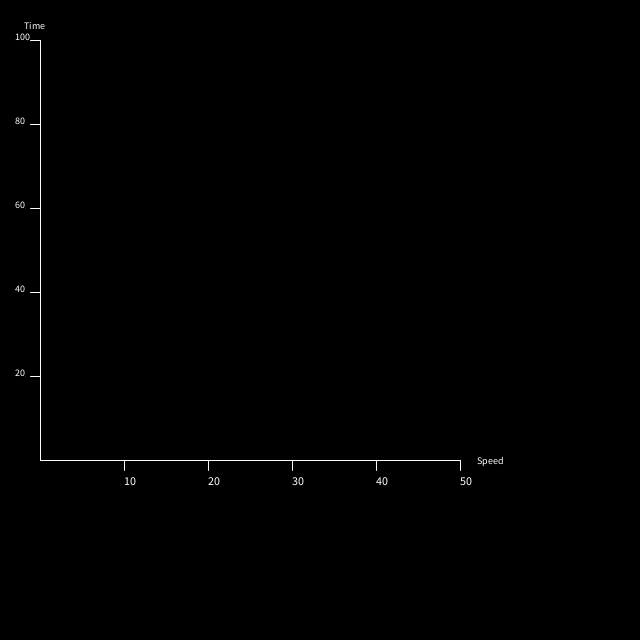
Frame 1 (no input)
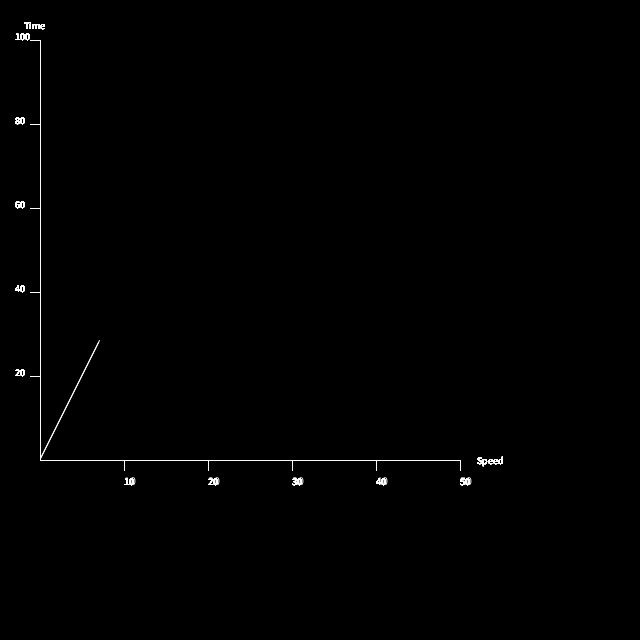
Frame 60 (the mouse pressed at the canvas centre just before this capture)
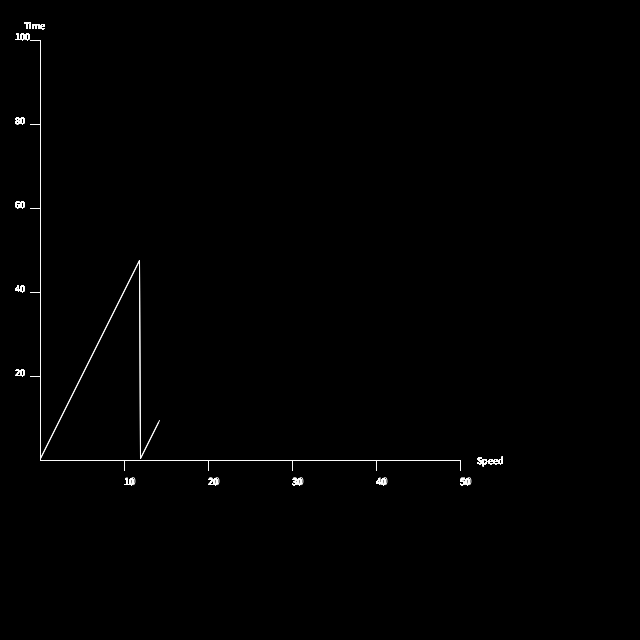
Frame 120 (the mouse held since frame 60 and released just before this capture)

The Processing sketch that drew these frames (run headless with seeded random() and noise(); from frame 60 on, the mouse is pressed at the canvas centre):

// Processing sketch: graphTest
// ── graphTest.pde
LineGraph graph;
void setup()
{
 size(640,640);
 background(0,0,0);
 this.graph = new LineGraph(0, 0, 500, "Speed", 0, 50, "Time", 0, 100);
  
} 
void draw()
{
  this.graph.incrementCounter();
  this.graph.drawGraph();
}



// ── LineGraph.pde

public class LineGraph {
  private int x; //represents the 0 x-coordinate of the graph
  private int y; //represents the 0 y-coordinate of the graph
  private int sideLength; //represents the length of the sides of the graph -- min_length is 300px
  String firstParameter;
  int fPmin; // represents the first parameter's min value
  int fPmax;
  String secondParameter;
  int sPmin;
  int sPmax;
  ArrayList xValues = new ArrayList();
  ArrayList yValues = new ArrayList();
  Point[] points;
  int pointCounter;
  int counter;
  boolean move = false;
  int wide;             // Width of window
  int high;             // Height of window
  float border = 40;    // Size of border
  float lb;             // Left border
  float rb;             // Right border
  float bb;             // Bottom border
  float tb;             // Top borders


  public LineGraph(int x, int y, int sideLength, String firstParameter, int fPmin, int fPmax, String secondParameter, int sPmin, int sPmax) {
    this.x = x;
    this.y = y;
    this.sideLength = sideLength;
    this.firstParameter = firstParameter;
    this.fPmin = fPmin;
    this.fPmax = fPmax;
    this.secondParameter = secondParameter;
    this.sPmin = sPmin;
    this.sPmax = sPmax;
    if (this.sideLength<300)
      this.sideLength = 300;
    wide = this.sideLength;
    high = this.sideLength; 
    lb = border;         
    rb = wide - border;  
    bb = high - border;  
    tb = border;         
    points = new Point[sideLength];
  }
  public void drawGraph() {
    xAxis(firstParameter, lb, bb, rb);
    yAxis(secondParameter, lb, bb, tb);
    pointsReady();
    plot();
  }
  public void frame () {
    noStroke();
    pushStyle();
    fill(50);
    rect(0, 0, width, border);    // Top mask
    rect(0, bb, width, border);   // Bottom mask
    rect(0, 0, border, height);   // Left mask
    rect(rb, 0, border, height);  // Right mask
    popStyle();
  }
  void xAxis (String axisTitle, float xl, float y, float xr) {
    pushStyle();
    stroke(250);
    //strokeWeight(2);
    line(this.x+xl, this.y+y, this.x+xr, this.y+y);
    //lines 
    for (int i=1;i<=5;i++) {
      line(this.x+xl-i*((xl-xr)/5), this.y+y, this.x+xl-i*((xl-xr)/5), this.y+y+10);
      text(i*((fPmax-fPmin)/5), this.x+xl-i*((xl-xr)/5), this.y+y+25);
    }
    //fill(250);
    textSize(10);
    textAlign(CENTER, CENTER);
    text(axisTitle, this.x+wide-10, this.y + bb);
    popStyle();
  }
  public void plot() {
    stroke(255);
    for (int i=0;i<sideLength-1;i++) {
        Point first = new Point();
        Point second = new Point();
      if (points[i]!=null)
        first = (Point)points[i];
      if (points[i+1]!=null)
        second = points[i+1];
      if (first.x!=-1 && second.x!=-1) {
        line(first.x, first.y, second.x, second.y);
      }
    }
  }
  void yAxis (String axisTitle, float x, float yb, float yt) {
    pushStyle();
    stroke(250);
    //strokeWeight(2);
    line(this.x+x, this.y+yb, this.x+x, this.y+yt);
    // lines
    for (int i=1;i<=5;i++) {
      line(this.x+x, this.y+yb-i*((yb-yt)/5), this.x+x-10, this.y+yb-i*((yb-yt)/5));
      text(i*((sPmax-sPmin)/5), this.x+x-25, this.y+yb-i*((yb-yt)/5));
    }
    fill(250);
    textAlign(RIGHT, CENTER);
    text(axisTitle, this.x+lb+5, this.y+tb-15);
    popStyle();
  }
  public void incrementCounter() {
    counter++;
    if (counter>100)
      counter%=100;
  }
  public void pointsReady() {
    Point temp = new Point(x+lb+pointCounter, this.y+bb-2*counter);
    
    if(temp.x == this.x+rb){
      move = true;
      temp.x--;
    }
    else{
      pointCounter++;
    }
    if(move){
    for(int i = 0;i<sideLength-1;i++){
        points[i].x--;
        if(points[i].x<x+lb)
          points[i]=new Point();
      
    }
    }
    for (int i=sideLength-1;i>1;i--) {
      points[i-2] = points[i-1];
      points[i-1] = points[i];
//      if(points[i-2]!=null)
//      points[i-2].x--;
//      if(points[i-1]!=null)
//      points[i-1].x--;
    }
    boolean empty = false;
    for(int i =0;i<sideLength;i++){
      if (points[i]==null){
        empty = true;
        points[i] = temp;
      }
    }
    if(!empty)
    points[sideLength-1] = temp;
  }

  public class Point {
    private float x, y;
    Point(){
      this.x=-1;
      this.y=-1;
    }
    Point(float x, float y) {
      this.x = x;
      this.y = y;
    }
  }
}
